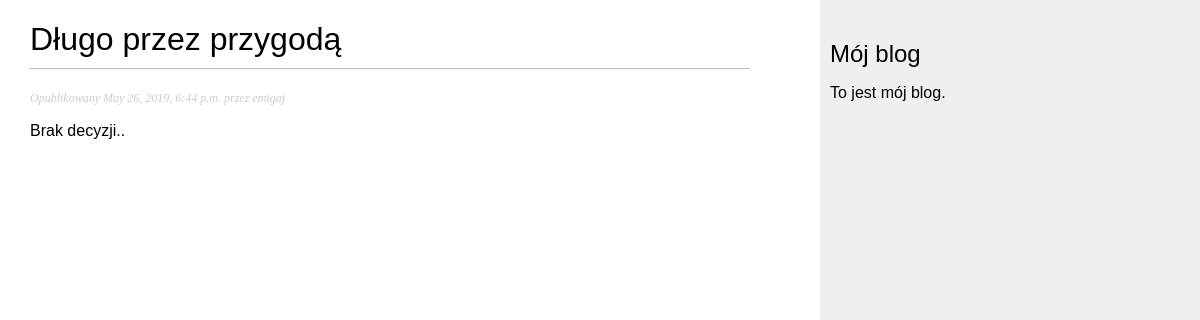
The app's page /blog/2019/05/26/dlugo-przez-przygoda/ with its own data.
### blog/models.py (models this page shows, shortened)
class Post(models.Model):
    title   = models.CharField(max_length=200)
    slug    = models.SlugField(max_length=200, unique_for_date='publish')
    author  = models.ForeignKey(User, related_name='blog_posts', on_delete=models.CASCADE)
    body    = models.TextField()
    publish = models.DateTimeField(default=timezone.now())
    created = models.DateTimeField(auto_now_add=True)  #auto_now_add dodaje date a auto_now zmienia datę a ie dodaje kolejną
    updated = models.DateTimeField(auto_now=True)
    objects = models.Manager()
    published = PublishedManager()
    STATUS_CHOICES = (
        ('draft', 'Roboczy'),
        ('published', 'Opublikowany'),
    )
    status  = models.CharField(max_length=10, choices=STATUS_CHOICES, default='draft')
    class Meta:
        ordering = ('-publish',)

### blog/views.py (the view)
def post_detail(request, year, month, day, post):
    post = get_object_or_404(Post, slug=post,
                             status='published',
                             publish__year=year,
                             publish__month=month,
                             publish__day=day)
    return render(request, 'blog/post/detail.html', {'post': post})

### blog/templates/blog/post/detail.html (shortened to what this page needs)
{% extends "blog/base.html" %}
{% block content %}
    <h1> {{ post.title }}</h1>
    <p class="date">
        Opublikowany {{ post.publish }} przez {{ post.author }}
    </p>
        {{ post.body|linebreaks }}
    {%  endblock %}

### blog/static/blog/blog.css (style rules this page uses)
body { margin:0; padding:0; font-family:helvetica, sans-serif; }
h1 { font-weight:normal; border-bottom:1px solid #bbb; padding:0 0 10px 0; }
p.date { color:#ccc; font-family: georgia, serif; font-size: 12px; font-style: italic; }

### records on screen
Post: title "Długo przez przygodą", publish "May 26, 2019, 6:44 p.m.", author "emigaj", body "Brak decyzji.."
